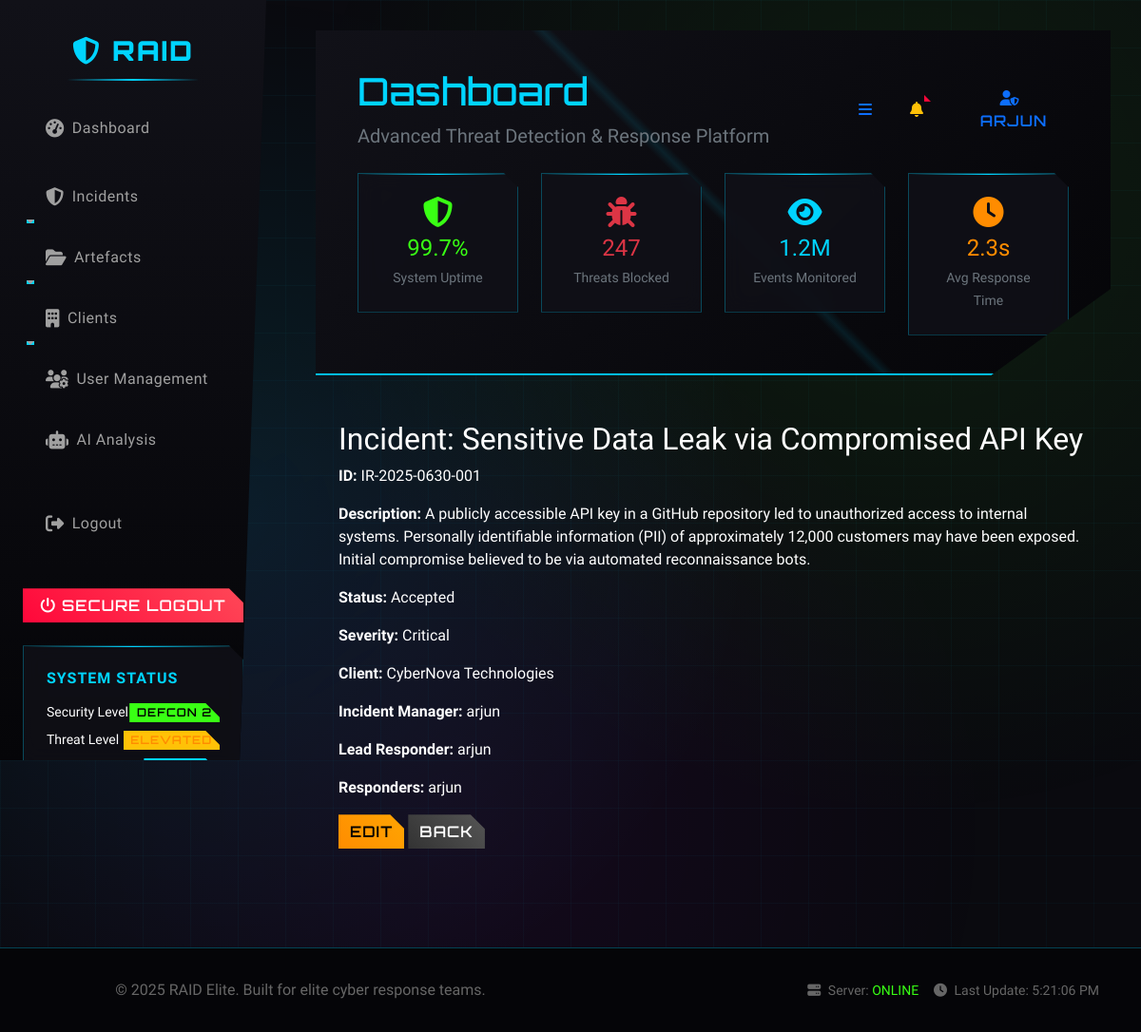
Page /incidents/IR-2025-0630-001/ (signed in) on the committed database.
### core/models.py (models this page shows, shortened)
class Incident(models.Model):
    STATUS_CHOICES = [
        ('ticket_raised', 'Ticket Raised'),
        ('accepted', 'Accepted'),
        ('in_progress', 'In Progress'),
        ('analysis_complete', 'Analysis Complete'),
        ('report_draft', 'Report Draft'),
        ('report_final', 'Report Final'),
        ('closed', 'Closed'),
    ]
    SEVERITY_CHOICES = [
        ('critical', 'Critical'),
        ('high', 'High'),
        ('medium', 'Medium'),
        ('low', 'Low'),
    ]
    incident_id = models.CharField(max_length=50, unique=True)
    title = models.CharField(max_length=255)
    description = models.TextField()
    client = models.ForeignKey(Client, on_delete=models.CASCADE, related_name='incidents')
    incident_manager = models.ForeignKey(User, on_delete=models.CASCADE, related_name='managed_incidents')
    lead_responder = models.ForeignKey(User, on_delete=models.SET_NULL, null=True, blank=True, related_name='led_incidents')
    responders = models.ManyToManyField(User, related_name='assigned_incidents', blank=True)
    status = models.CharField(max_length=20, choices=STATUS_CHOICES, default='ticket_raised')
    severity = models.CharField(max_length=10, choices=SEVERITY_CHOICES)
    created_at = models.DateTimeField(auto_now_add=True)
    accepted_at = models.DateTimeField(null=True, blank=True)
    closed_at = models.DateTimeField(null=True, blank=True)
    client_can_view_analysis = models.BooleanField(default=False)
    client_can_view_reports = models.BooleanField(default=False)

class Client(models.Model):
    name = models.CharField(max_length=255)
    organization = models.CharField(max_length=255)
    contact_person = models.ForeignKey(User, on_delete=models.CASCADE, related_name='managed_clients')
    email = models.EmailField()
    phone = models.CharField(max_length=20)
    address = models.TextField(blank=True)
    onboarded_date = models.DateTimeField(auto_now_add=True)
    is_active = models.BooleanField(default=True)
    authorized_users = models.ManyToManyField(User, related_name='accessible_clients', blank=True)

### core/views.py (the view)
# urls.py: path('incidents/<slug:incident_id>/', views.IncidentDetailView.as_view(), name='incident_detail'),
class IncidentDetailView(LoginRequiredMixin, DetailView):
    model = Incident
    template_name = "core/incidents/incident_detail.html"
    slug_field = 'incident_id'
    slug_url_kwarg = 'incident_id'
    context_object_name = "incident"

### templates/core/incidents/incident_detail.html
{% extends "base.html" %}
{% block content %}
<div class="container-fluid py-4">
  <h2>Incident: {{ object.title }}</h2>
  <p><strong>ID:</strong> {{ object.incident_id }}</p>
  <p><strong>Description:</strong> {{ object.description }}</p>
  <p><strong>Status:</strong> {{ object.get_status_display }}</p>
  <p><strong>Severity:</strong> {{ object.get_severity_display }}</p>
  <p><strong>Client:</strong> {{ object.client.name }}</p>
  <p><strong>Incident Manager:</strong> {{ object.incident_manager }}</p>
  <p><strong>Lead Responder:</strong> {{ object.lead_responder }}</p>
  <p><strong>Responders:</strong> {{ object.responders.all|join:", " }}</p>
  <a href="{% url 'core:incident_update' object.pk %}" class="btn btn-warning">Edit</a>
  <a href="{% url 'core:incident_list' %}" class="btn btn-secondary">Back</a>
</div>
{% endblock %}

### templates/base.html (shortened to what this page needs)
{% load static %}
<!DOCTYPE html>
<html lang="en">
<head>
    <link href="https://cdn.jsdelivr.net/npm/bootstrap@5.3.3/dist/css/bootstrap.min.css" rel="stylesheet">
    <link rel="stylesheet" href="https://cdnjs.cloudflare.com/ajax/libs/font-awesome/6.5.0/css/all.min.css"/>
    <link href="https://cdnjs.cloudflare.com/ajax/libs/animate.css/4.1.1/animate.min.css" rel="stylesheet">
    <link href="https://cdnjs.cloudflare.com/ajax/libs/aos/2.3.4/aos.css" rel="stylesheet">
    <link rel="stylesheet" href="{% static 'styles/theme.css' %}">
</head>
<body>
    <nav class="cyber-sidebar" id="cyberSidebar">
        <div class="cyber-brand animate__animated animate__fadeInDown">
            <i class="fas fa-shield-alt"></i>
            RAID
        </div>
        <ul class="nav flex-column sidebar-nav">
    <li class="nav-item mb-3">
        <a class="nav-link d-flex align-items-center" href="{% url 'core:dashboard' %}">
            <i class="fa fa-tachometer-alt me-2"></i> Dashboard
        </a>
    </li>
    {% if user.userprofile.role in 'incident_manager incident_responder lead_responder' %}
    <li class="nav-item dropdown mb-2">
        <a class="nav-link dropdown-toggle d-flex align-items-center" href="#" data-bs-toggle="dropdown">
            <i class="fa fa-shield-alt me-2"></i> Incidents
        </a>
    </li>
    <li class="nav-item dropdown mb-2">
        <a class="nav-link dropdown-toggle d-flex align-items-center" href="#" data-bs-toggle="dropdown">
            <i class="fa fa-folder-open me-2"></i> Artefacts
        </a>
    </li>
    {% endif %}
    <li class="nav-item dropdown mb-2">
        <a class="nav-link dropdown-toggle d-flex align-items-center" href="#" data-bs-toggle="dropdown">
            <i class="fa fa-building me-2"></i> Clients
        </a>
    </li>
    {% if user.userprofile.role in 'incident_manager lead_responder' %}
    <li class="nav-item mb-2">
        <a class="nav-link d-flex align-items-center" href="{% url 'core:profile_list' %}">
            <i class="fa fa-users-cog me-2"></i> User Management
        </a>
    </li>
    {% endif %}
    <li class="nav-item mb-2">
        <a class="nav-link d-flex align-items-center" href="#">
            <i class="fa fa-robot me-2"></i> AI Analysis
        </a>
    </li>
    <li class="nav-item mt-4">
        <a class="nav-link text-danger d-flex align-items-center" href="{% url 'logout' %}">
            <i class="fa fa-sign-out-alt me-2"></i> Logout
        </a>
    </li>
</ul>
        <div class="sidebar-footer mt-auto">
            <a href="logout" class="btn btn-danger w-100 animate__animated animate__fadeInUp" data-aos="fade-up" data-aos-delay="800">
                <i class="fas fa-power-off"></i>
                <span>Secure Logout</span>
            </a>
        </div>
        <div class="cyber-panel mt-4" data-aos="fade-up" data-aos-delay="900">
            <h6 class="cyber-text text-neon-blue mb-3">System Status</h6>
            <div class="d-flex justify-content-between align-items-center mb-2">
                <span class="small">Security Level</span>
                <span class="badge bg-success status-online">DEFCON 2</span>
            </div>
            <div class="d-flex justify-content-between align-items-center mb-2">
                <span class="small">Threat Level</span>
                <span class="badge bg-warning status-warning">ELEVATED</span>
            </div>
            <div class="d-flex justify-content-between align-items-center">
                <span class="small">Network</span>
                <span class="badge bg-primary status-online">SECURE</span>
            </div>
        </div>
    </nav>
    <div class="main-content" id="mainContent">
        <header class="cyber-header animate__animated animate__fadeInDown">
            <div class="container-fluid">
                <div class="row align-items-center">
                    <div class="col-md-8">
                        <h1 class="cyber-font text-neon-blue mb-2" data-text="Dashboard">
                            Dashboard
                        </h1>
                        <p class="lead text-secondary mb-0">
                            Advanced Threat Detection & Response Platform
                        </p>
                    </div>
                    <div class="col-md-4 text-end">
                        <div class="d-flex justify-content-end align-items-center gap-3">
                            <button class="btn btn-outline-primary" id="sidebarToggle" data-aos="zoom-in">
                                <i class="fas fa-bars"></i>
                            </button>
                            <div class="dropdown" data-aos="zoom-in" data-aos-delay="100">
                                <button class="btn btn-outline-warning position-relative" data-bs-toggle="dropdown">
                                    <i class="fas fa-bell"></i>
                                    <span class="position-absolute top-0 start-100 translate-middle badge rounded-pill bg-danger">
                                    </span>
                                </button>
                            </div>
                            {% if user.is_authenticated %}
                            <div class="dropdown" data-aos="zoom-in" data-aos-delay="200">
                                <button class="btn btn-outline-primary" data-bs-toggle="dropdown">
                                    <i class="fas fa-user-shield"></i>
                                    <span class="ms-2">{{ user.username|default:"Operator" }}</span>
                                </button>
                            </div>
                            {% else %}
                            <a href="login" class="btn btn-primary" data-aos="zoom-in" data-aos-delay="200">
                                <i class="fas fa-sign-in-alt me-2"></i>Login
                            </a>
                            {% endif %}
                        </div>
                    </div>
                </div>
                <div class="row mt-4">
                    <div class="col-md-3" data-aos="fade-up" data-aos-delay="300">
                        <div class="cyber-panel text-center">
                            <i class="fas fa-shield-alt text-neon-green fs-2 mb-2"></i>
                            <h4 class="text-neon-green mb-1">99.7%</h4>
                            <small class="text-secondary">System Uptime</small>
                        </div>
                    </div>
                    <div class="col-md-3" data-aos="fade-up" data-aos-delay="400">
                        <div class="cyber-panel text-center">
                            <i class="fas fa-bug text-danger fs-2 mb-2"></i>
                            <h4 class="text-danger mb-1">247</h4>
                            <small class="text-secondary">Threats Blocked</small>
                        </div>
                    </div>
                    <div class="col-md-3" data-aos="fade-up" data-aos-delay="500">
                        <div class="cyber-panel text-center">
                            <i class="fas fa-eye text-neon-blue fs-2 mb-2"></i>
                            <h4 class="text-neon-blue mb-1">1.2M</h4>
                            <small class="text-secondary">Events Monitored</small>
                        </div>
                    </div>
                    <div class="col-md-3" data-aos="fade-up" data-aos-delay="600">
                        <div class="cyber-panel text-center">
                            <i class="fas fa-clock text-neon-orange fs-2 mb-2"></i>
                            <h4 class="text-neon-orange mb-1">2.3s</h4>
                            <small class="text-secondary">Avg Response Time</small>
                        </div>
                    </div>
                </div>
            </div>
        </header>
        <div class="container-fluid mt-4">
            {% block content %}{% endblock content %}
        </div>
    </div>
    <footer class="cyber-footer">
        <div class="container-fluid">
            <div class="row align-items-center">
                <div class="col-md-6">
                    <p class="mb-0">
                        &copy; {% now "Y" %} RAID Elite. Built for elite cyber response teams.
                    </p>
                </div>
                <div class="col-md-6 text-end">
                    <div class="d-flex justify-content-end gap-3">
                        <span class="small">
                            <i class="fas fa-server me-1"></i>
                            Server: <span class="text-neon-green">ONLINE</span>
                        </span>
                        <span class="small">
                            <i class="fas fa-clock me-1"></i>
                            Last Update: <span id="lastUpdate">{% now "H:i:s" %}</span>
                        </span>
                    </div>
                </div>
            </div>
        </div>
    </footer>
</body>
</html>

### rows in the picture
Incident: title "Sensitive Data Leak via Compromised API Key", incident_id "IR-2025-0630-001", description "A publicly accessible API key in a GitHub repository led to unauthorized access to internal systems. Personally identifiable information (PII) of approximately 12,000 customers may have been exposed. Initial compromise believed to be via automated reconnaissance bots.", status "Accepted", severity "Critical", client.name "CyberNova Technologies", incident_manager "arjun", lead_responder "arjun", responders.all "arjun"

### other values in the picture
{{ user.username|default:"Operator" }} "ARJUN"
